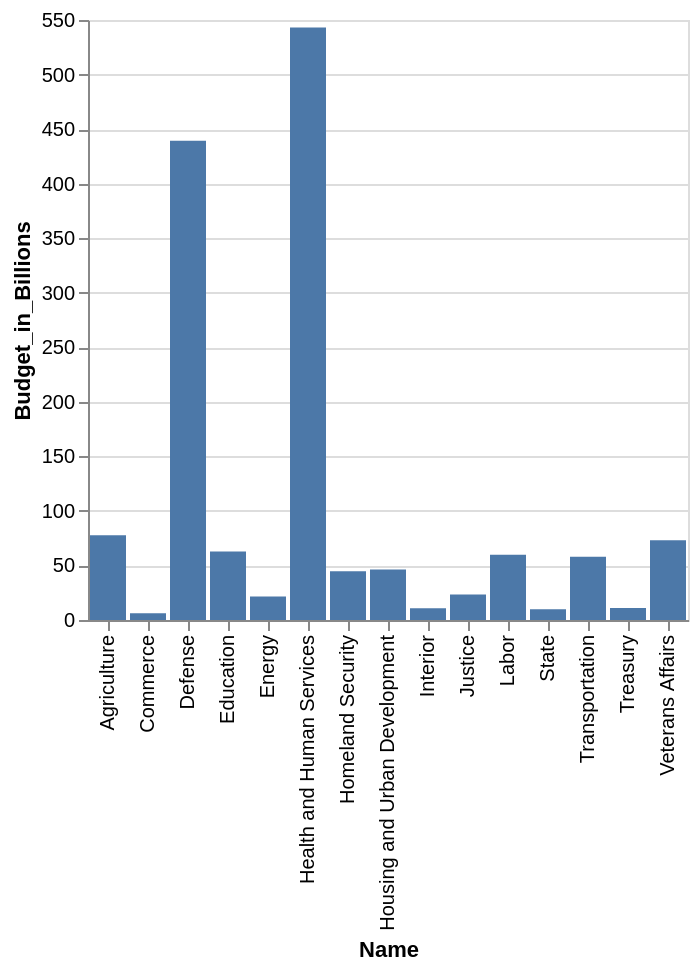

Vega-Lite specification for this chart:
### Vega-Lite specification from a JSON file in a GitHub repository (floating-point values rounded to 4 significant figures)
{"data": {"values": [{"x_data": "Agriculture", "y_data": 77.6}, {"x_data": "Commerce", "y_data": 6.2}, {"x_data": "Defense", "y_data": 439.3}, {"x_data": "Education", "y_data": 62.8}, {"x_data": "Energy", "y_data": 21.5}, {"x_data": "Health and Human Services", "y_data": 543.2}, {"x_data": "Homeland Security", "y_data": 44.6}, {"x_data": "Housing and Urban Development", "y_data": 46.2}, {"x_data": "Interior", "y_data": 10.7}, {"x_data": "Justice", "y_data": 23.4}, {"x_data": "Labor", "y_data": 59.7}, {"x_data": "State", "y_data": 9.96}, {"x_data": "Transportation", "y_data": 58}, {"x_data": "Treasury", "y_data": 11.1}, {"x_data": "Veterans Affairs", "y_data": 73.2}]}, "mark": "bar", "encoding": {"x": {"field": "x_data", "type": "nominal", "title": "Name", "sort": "ascending"}, "y": {"field": "y_data", "type": "quantitative", "title": "Budget_in_Billions"}}}
